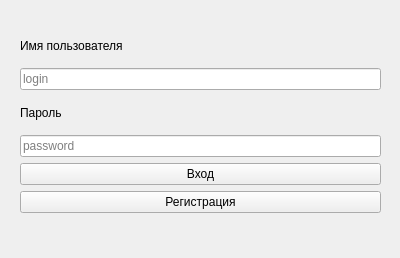
<?xml version="1.0" encoding="UTF-8"?>
<ui version="4.0">
 <class>login_widget</class>
 <widget class="QWidget" name="login_widget">
  <property name="geometry">
   <rect>
    <x>0</x>
    <y>0</y>
    <width>400</width>
    <height>258</height>
   </rect>
  </property>
  <property name="windowTitle">
   <string>Travelfimov | Login</string>
  </property>
  <widget class="QWidget" name="layoutWidget">
   <property name="geometry">
    <rect>
     <x>20</x>
     <y>30</y>
     <width>361</width>
     <height>221</height>
    </rect>
   </property>
   <layout class="QVBoxLayout" name="login_widget_layout">
    <item>
     <widget class="QLabel" name="usernameLabel">
      <property name="text">
       <string>Имя пользователя</string>
      </property>
     </widget>
    </item>
    <item>
     <widget class="QLineEdit" name="usernameEdit">
      <property name="placeholderText">
       <string>login</string>
      </property>
     </widget>
    </item>
    <item>
     <widget class="QLabel" name="passwordLabel">
      <property name="text">
       <string>Пароль</string>
      </property>
     </widget>
    </item>
    <item>
     <widget class="QLineEdit" name="passwordEdit">
      <property name="echoMode">
       <enum>QLineEdit::EchoMode::Password</enum>
      </property>
      <property name="placeholderText">
       <string>password</string>
      </property>
     </widget>
    </item>
    <item>
     <widget class="QPushButton" name="loginButton">
      <property name="text">
       <string>Вход</string>
      </property>
     </widget>
    </item>
    <item>
     <widget class="QPushButton" name="registerButton">
      <property name="text">
       <string>Регистрация</string>
      </property>
     </widget>
    </item>
    <item>
     <widget class="QLabel" name="loginMessage">
      <property name="text">
       <string/>
      </property>
     </widget>
    </item>
   </layout>
  </widget>
 </widget>
 <resources/>
 <connections/>
</ui>
